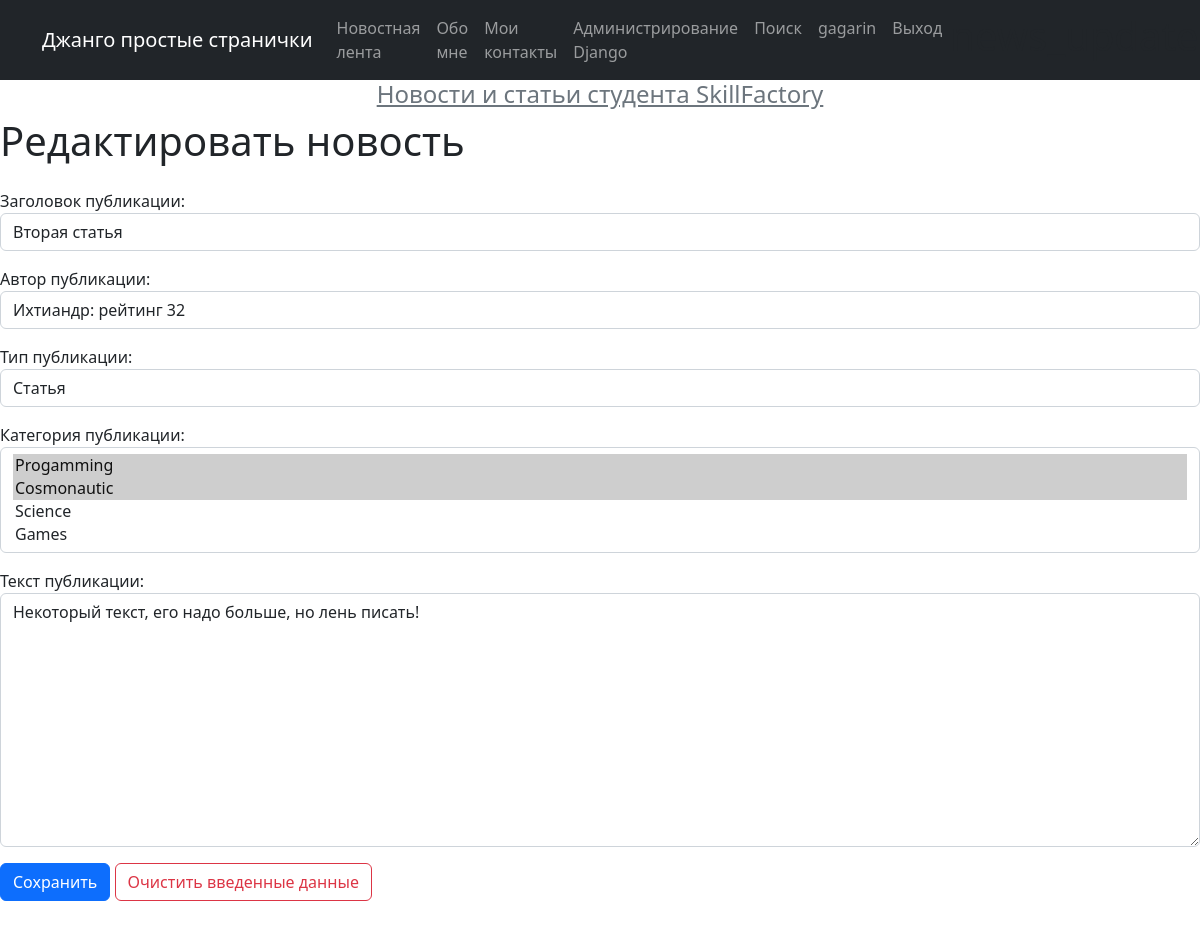
Before: /news/4/edit/ (signed in) with the older database file.
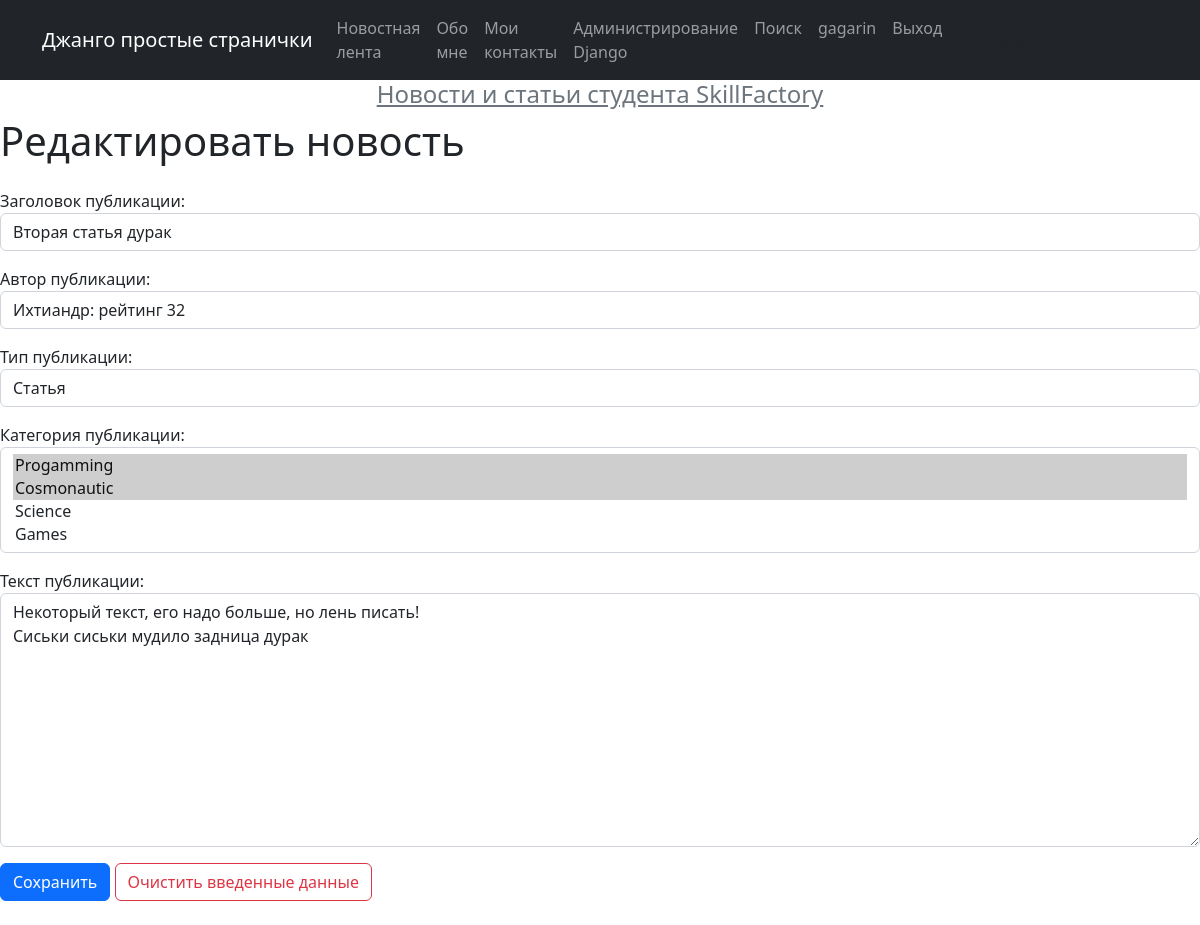
After: the same page with the newer database file.
### News/models.py (models this page shows, shortened)
class Post(models.Model):
    NEWS = 'news'
    ARTICLE = 'article'
    CATEGORY_CHOISES = (
        (NEWS, 'Новость'),
        (ARTICLE, 'Статья'),
    )
    postauthor = models.ForeignKey(Author, on_delete=models.CASCADE)
    postnewstype = models.CharField(max_length=8, choices=CATEGORY_CHOISES, default=NEWS)
    postdatecreate = models.DateTimeField(auto_now_add=True)
    postcat = models.ManyToManyField(Category, through='PostCategory')
    posttitle = models.CharField(max_length=124)
    posttext = models.TextField()
    postrating = models.IntegerField(default=0)
    class Meta:
        verbose_name = 'Сообщение'
        verbose_name_plural = 'Сообщения'

### News/views.py (the view)
# urls.py: path('news/<int:pk>/edit/', NewsUpdate.as_view(), name='news_update'),
class NewsUpdate(PermissionRequiredMixin, UpdateView):
    permission_required = ('News.change_post',)
    raise_exception = True
    form_class = PostForm
    model = Post
    template_name = 'new_edit.html'
    def get_context_data(self, **kwargs) -> dict:
        context = super().get_context_data(**kwargs)
        context['page_title'] = "Редактировать новость"
        return context

### News/models.py (called while the page is built)
    def __str__(self):
        return f'{self.author.username.title()}: рейтинг {str(self.rating)}'

    def __str__(self):
        return f'{self.category.title()}'

### templates/new_edit.html (shortened to what this page needs)
{% extends 'flatpages/default.html' %}
{% block content %}
<h1>{{ page_title }}</h1>
<form action="" method="post" class="my-4">
    {{ form.as_p }}
    <input type="submit" value="Сохранить" class="btn btn-primary"/>
    <a class="btn btn-outline-danger" role="button" href="{{ request.path }}">Очистить введенные данные</a>
</form>
{% endblock content %}

### templates/flatpages/default.html (shortened to what this page needs)
<!DOCTYPE html>
<html>
    <head>
        {% load static %}
        <link href="{% static 'css/styles.css' %}" rel="stylesheet" />
    </head>
<body>
        <nav class="navbar navbar-expand-lg navbar-dark bg-dark static-top">
            <div class="container">
               <a class="navbar-brand" href="#">Джанго простые странички</a>
               <div class="collapse navbar-collapse" id="navbarResponsive">
                   <ul class="navbar-nav ml-auto">
                       <li class="nav-item">
                           <a class="nav-link" href="/news/">Новостная лента</a>
                       </li>
                       <li class="nav-item">
                           <a class="nav-link" href="/about/">Обо мне</a>
                       </li>
                       <li class="nav-item">
                           <a class="nav-link" href="/contacts/">Мои контакты</a>
                       </li>
                       <li class="nav-item">
                           <a class="nav-link" href="/admin/">Администрирование Django</a>
                       </li>
                       <li class="nav-item">
                           <a class="nav-link" href="{% url 'search_posts' %}">Поиск</a>
                       </li>
                       {% if user.is_authenticated %}
                           <li class="nav-item">
                               <a class="nav-link" href="#">{% firstof request.user.get_full_name request.user.username %}</a>
                           </li>
                           <li class="nav-item">
                               <a class="nav-link" href="{% url 'logout' %}">Выход</a>
                           </li>
                       {% else %}
                            <li class="nav-item">
                               <a class="nav-link" href="/accounts/login/">Авторизоваться</a>
                           </li>
                       {% endif %}
                   </ul>
                   <h1>{{ request.resolver_match.view_name }}</h1>
               </div>
            </div>
        </nav>
    <h4 class="text-center">
        <a title="Курс fullstack-разработчик на Python с нуля!" href="https://skillfactory.ru/python-fullstack-web-developer" class="link-secondary link-underline-opacity-0
         link-underline-opacity-75-hover" target="_blank" rel="noopener">Новости и статьи студента SkillFactory</a>
    </h4>
    {% block content %}
    {% endblock content %}
</body>
</html>

Changed rows visible on the page:
changed Post "Ихтиандр: рейтинг 32": posttitle "Вторая статья" → "Вторая статья дурак"; posttext "Некоторый текст, его надо больше, но лень писать!" → "Некоторый текст, его надо больше, но лень писать! Сиськи сиськи мудило задница дурак"
